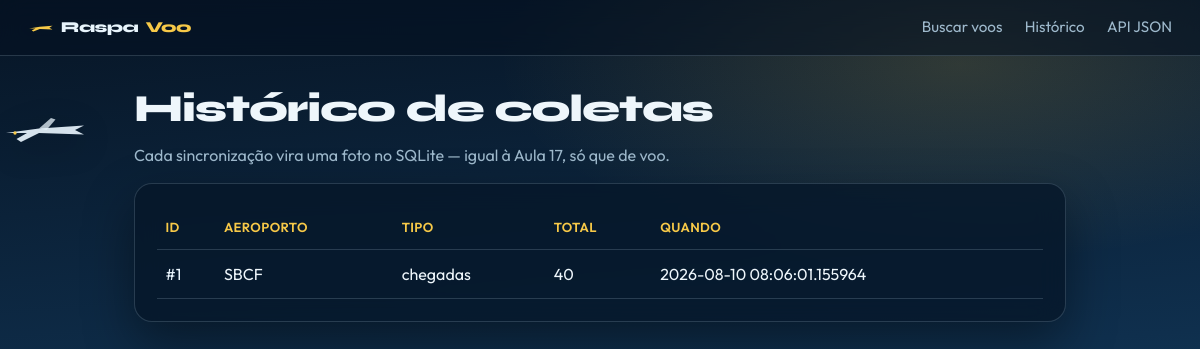
The page /historico on the database its author committed.
### models/coleta_voo.py (models this page shows, shortened)
class ColetaVoo(ModeloBase):
    __bind_key__ = "historico"
    __tablename__ = "coletas_voo"
    fonte = db.Column(db.String(255), nullable=False)
    aeroporto = db.Column(db.String(10), nullable=False)
    tipo_busca = db.Column(db.String(20), nullable=False)
    total = db.Column(db.Integer, nullable=False, default=0)
    voos = db.relationship(
        "VooInfo",
        back_populates="coleta",
        cascade="all, delete-orphan",
    )
    @classmethod
    def listar(cls):
        return cls.query.order_by(cls.data_criacao.desc()).all()

### controllers/site_controller.py (the view)
@site_bp.route("/historico")
def historico():
    coletas = ColetaVoo.listar()
    return render_template("historico.html", coletas= coletas)

### views/templates/historico.html (shortened to what this page needs)
{% extends "layout.html" %}
{% block content %}
<section class="topo-pagina">
    <h1>Histórico de coletas</h1>
    <p class="subtitulo">Cada sincronização vira uma foto no SQLite — igual à Aula 17, só que de voo.</p>
</section>
<section class="painel">
    {% if coletas %}
    <div class="tabela-wrap">
        <table class="tabela">
            <thead>
                <tr>
                    <th>ID</th>
                    <th>Aeroporto</th>
                    <th>Tipo</th>
                    <th>Total</th>
                    <th>Quando</th>
                </tr>
            </thead>
            <tbody>
                {% for c in coletas %}
                <tr>
                    <td><a href="{{ url_for('site.detalhe_coleta', coleta_id=c.id) }}">#{{ c.id }}</a></td>
                    <td>{{ c.aeroporto }}</td>
                    <td>{{ c.tipo_busca }}</td>
                    <td>{{ c.total }}</td>
                    <td>{{ c.data_criacao }}</td>
                </tr>
                {% endfor %}
            </tbody>
        </table>
    </div>
    {% else %}
    <p class="vazio">Ainda sem coletas. Vá na home e marque “Gravar no histórico”.</p>
    {% endif %}
</section>
{% endblock %}

### views/static/css/style.css (style rules this page uses)
* { box-sizing: border-box; }
:root { --ceu-alto: #071525; --ceu-meio: #0f2f4d; --horizonte: #1a5a7a; --pista: #f7c948; --pista-clara: #ffe08a; --nuvem: #e8f4fc; --texto: #eef6fb; --texto-suave: #9eb9cc; --painel: rgba(6, 22, 40, 0.78); --borda: rgba(158, 185, 204, 0.22); --erro: #ff8a7a; --sucesso: #5eead4; --sombra: 0 20px 50px rgba(0, 0, 0, 0.4); }
body { margin: 0; min-height: 100vh; font-family: "Outfit", sans-serif; color: var(--texto); background: radial-gradient(ellipse 70% 45% at 80% 8%, rgba(247, 201, 72, 0.16), transparent 55%), radial-gradient(ellipse 50% 35% at 10% 90%, rgba(26, 90, 122, 0.45), transparent 60%), linear-gradient(175deg, var(--ceu-alto) 0%, var(--ceu-meio) 48%, var(--horizonte) 100%); background-attachment: fixed; line-height: 1.5; overflow-x: hidden; }
.topo-pagina { animation: fade-up 0.55s ease both; margin-bottom: 0.5rem; }
.topo-pagina h1 { display: flex; align-items: center; gap: 0.5rem; font-family: "Syne", sans-serif; font-weight: 800; font-size: clamp(1.8rem, 4vw, 2.4rem); margin: 0 0 0.35rem; letter-spacing: -0.03em; }
.subtitulo { color: var(--texto-suave); margin: 0 0 1rem; }
.painel { background: var(--painel); border: 1px solid var(--borda); border-radius: 18px; padding: 1.35rem; box-shadow: var(--sombra); backdrop-filter: blur(14px); animation: fade-up 0.75s ease both; }
.tabela-wrap { overflow-x: auto; }
.tabela { width: 100%; border-collapse: collapse; }
.tabela th, .tabela td { padding: 0.75rem 0.55rem; text-align: left; border-bottom: 1px solid var(--borda); vertical-align: top; }
.tabela th { color: var(--pista); font-weight: 600; font-size: 0.82rem; text-transform: uppercase; letter-spacing: 0.03em; }
.tabela a { color: var(--nuvem); text-decoration: none; }

### rows shown on the page
ColetaVoo: id "1", aeroporto "SBCF", tipo_busca "chegadas", total "40", data_criacao "2026-08-10 08:06:01.155964"
